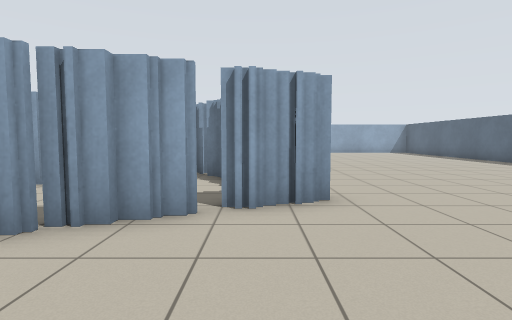
View 1 (above)

17 first-person views from a walk through a world built for the Player/Stage simulator. The camera is 1 m above the floor, tilts 4° down and sees 80° across. The lines on the ground mark 1 m squares. The floor is counted in squares, 1 m on a side. Each view is taken from the middle of a square. On the plan, view 1 faces up. The plan holds only what a view shows up to about 12 squares ahead; the rest is blank. The robots in the file are not drawn.

View 2
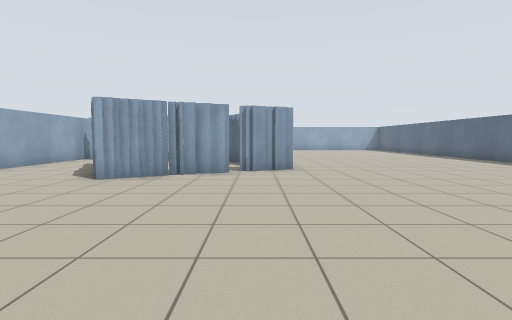

View 3
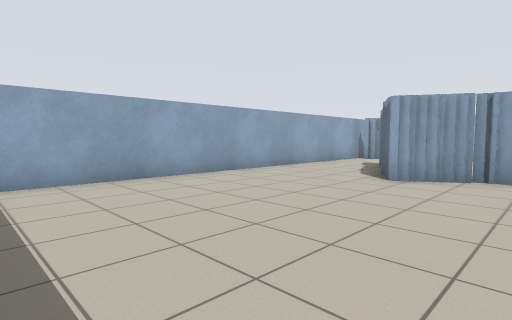

View 4
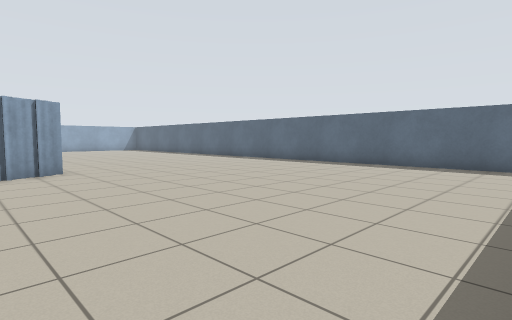

View 5
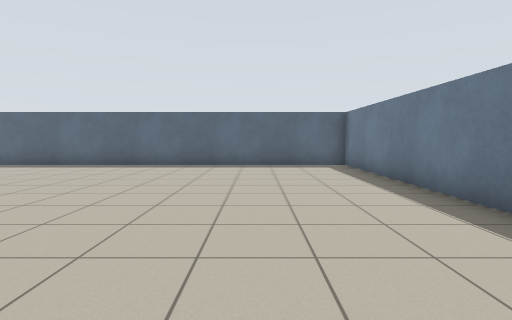

View 6
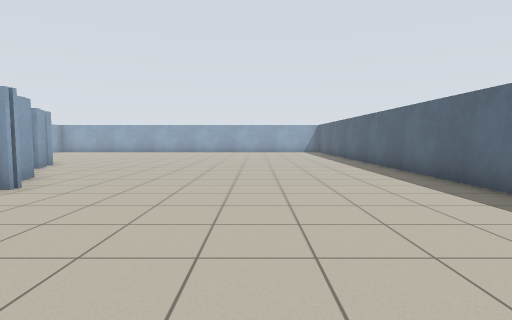

View 7
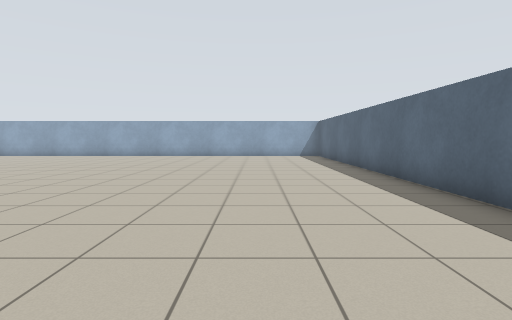

View 8
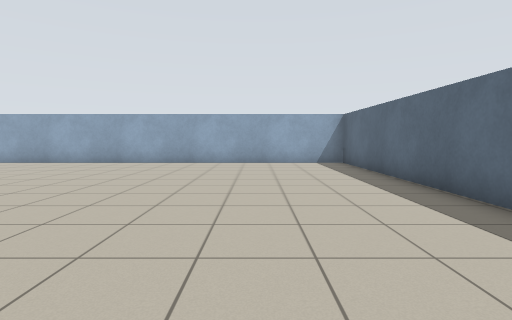

View 9
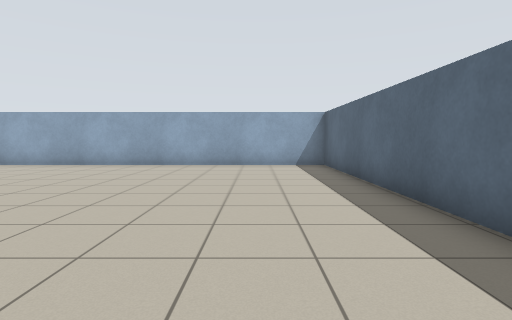

View 10
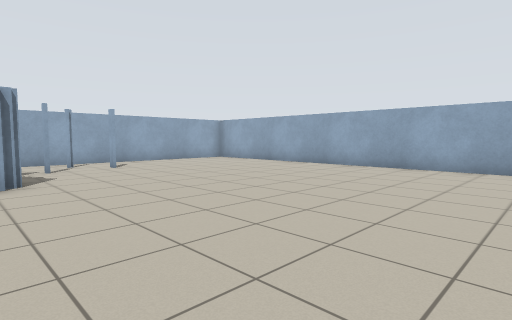

View 11
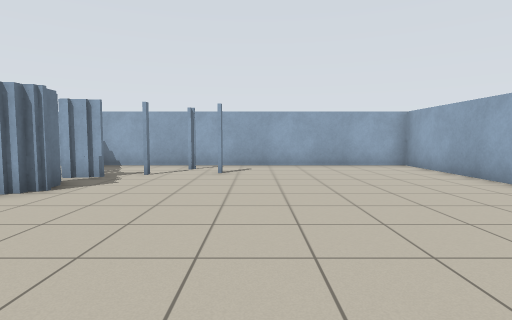

View 12
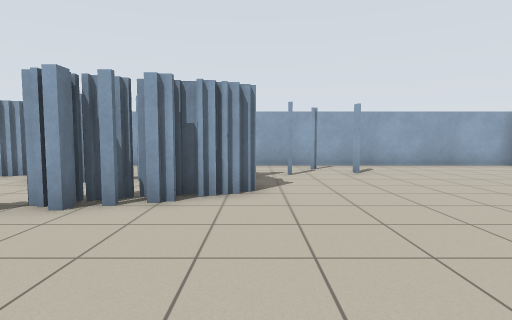

View 13
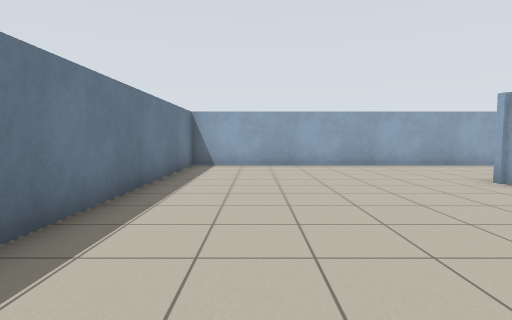

View 14
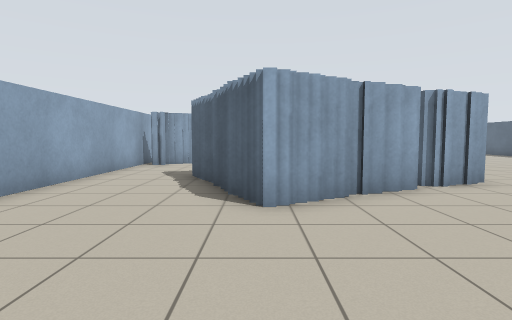

View 15
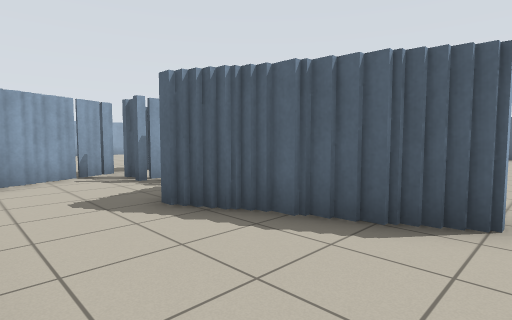

View 16
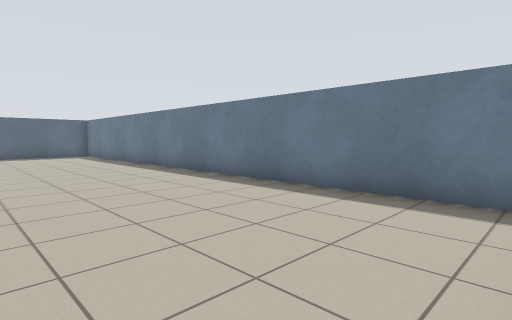

View 17
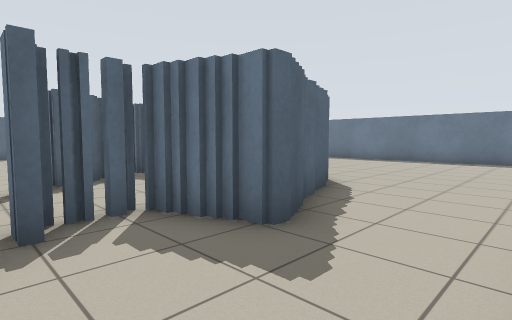

### Floor plan
Key: @ floor where view 1 was taken; # wall or solid block; . floor.
Columns run from 9 left of view 1 to 11 right of it. Each row starts with its distance up from view 1.
 22 #####################
 21 #...................#
 20 #...................#
 19 #...................#
 18 #...................#
 17 #...................#
 16 #...................#
 15 #..#................#
 14 #.#.................#
 13 #..#................#
 12 #...###.............#
 11 #..#####............#
 10 ###### #............#
  9 #...#####...........#
  8 #....#  #...........#
  7 #...##  ##..........#
  6 #...#   ##..........#
  5 #...#   ###.........#
  4 #...######..........#
  3 #....###............#
  2 #...................#
  1 #...................#
  0 #........@..........#
 -1 #...................#
 -2 #...................#
 -3 #...................#
 -4 #...................#
 -5 #...................#
 -6 #####################

Positions as (right, up) in squares from view 1, and headings:
1: (0, 0), facing up
2: (0, -5), facing up
3: (-1, -5), facing up-left
4: (-1, -5), facing up-right
5: (-1, -2), facing right
6: (6, -1), facing up
7: (7, 4), facing up
8: (7, 9), facing up
9: (8, 10), facing up
10: (5, 11), facing up-left
11: (3, 16), facing left
12: (3, 12), facing left
13: (3, -3), facing left
14: (-4, -2), facing up
15: (-8, 2), facing up-right
16: (-8, 0), facing down-right
17: (-8, 9), facing down-right
